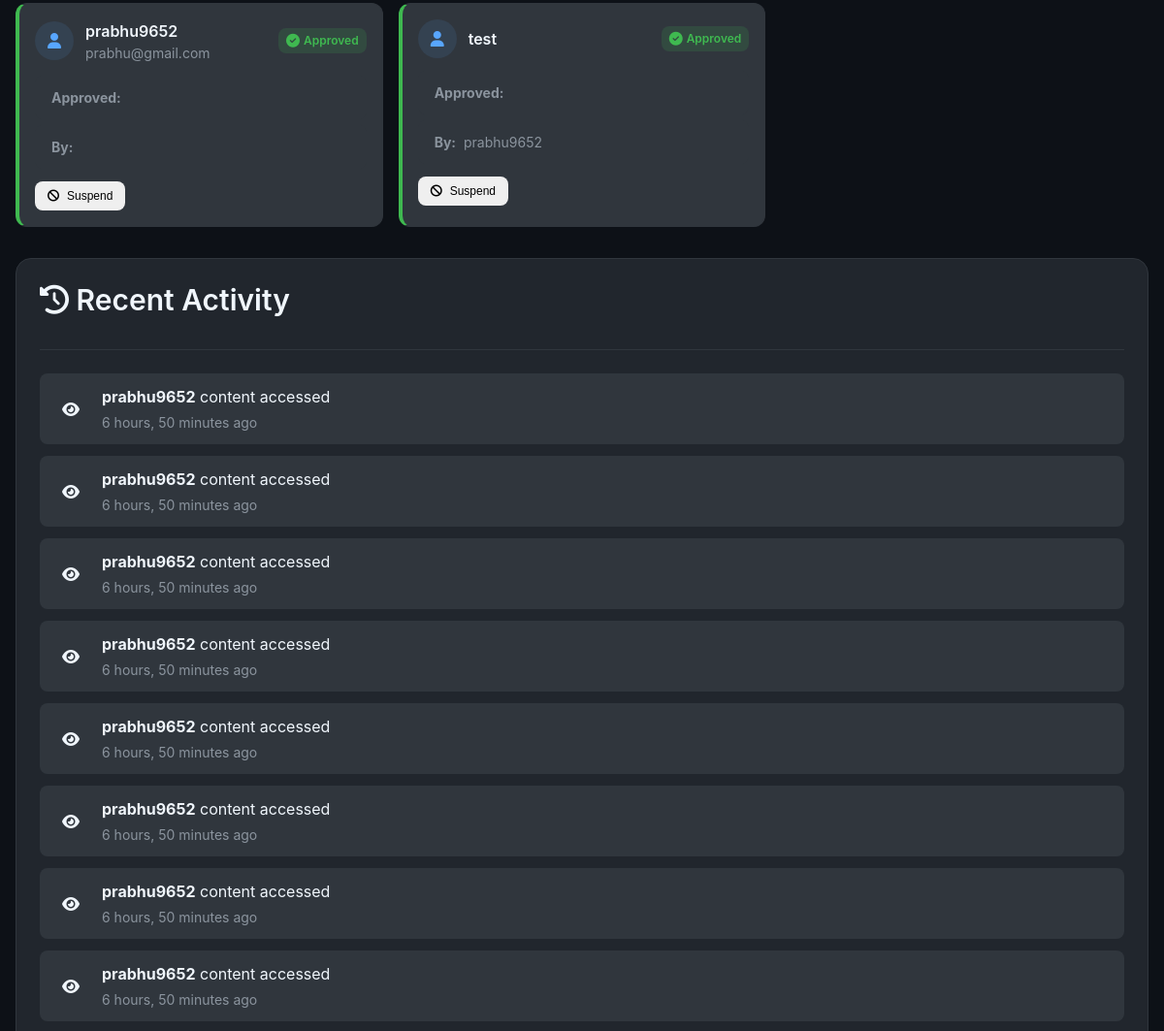
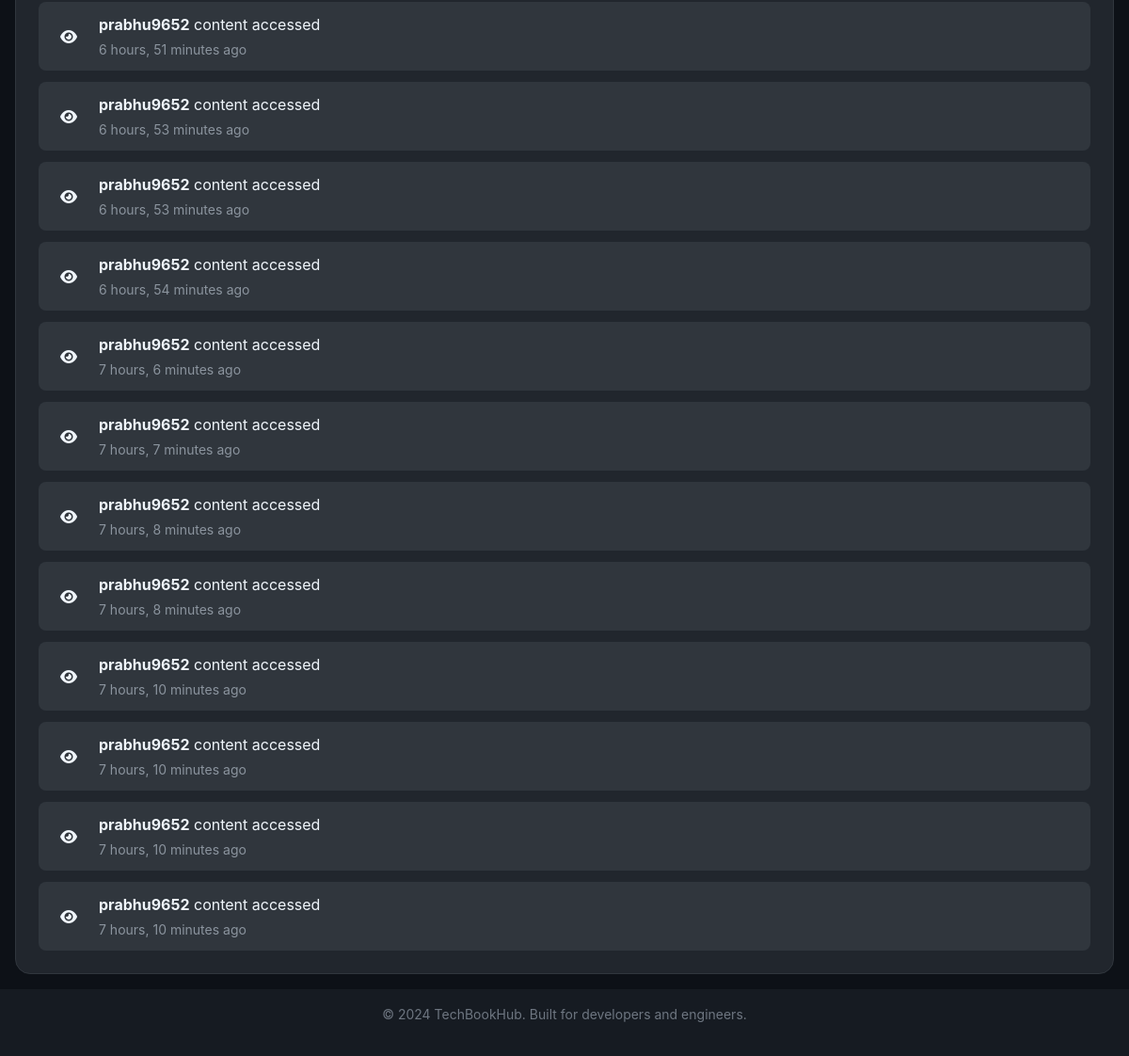
/accounts/admin/access-requests/ (signed in, lower part), run on an earlier commit of the app's database (2 pictures, top to bottom).
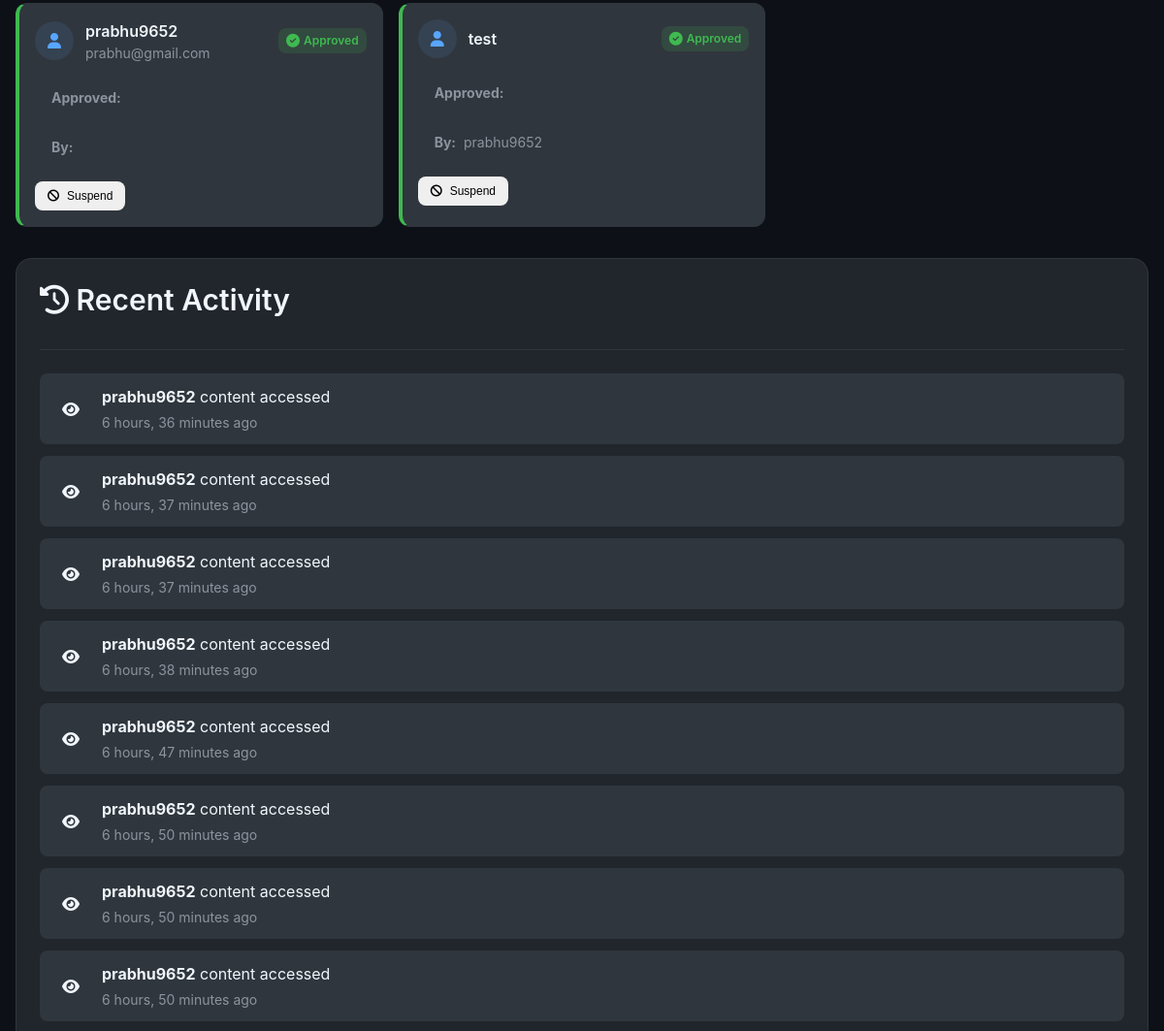
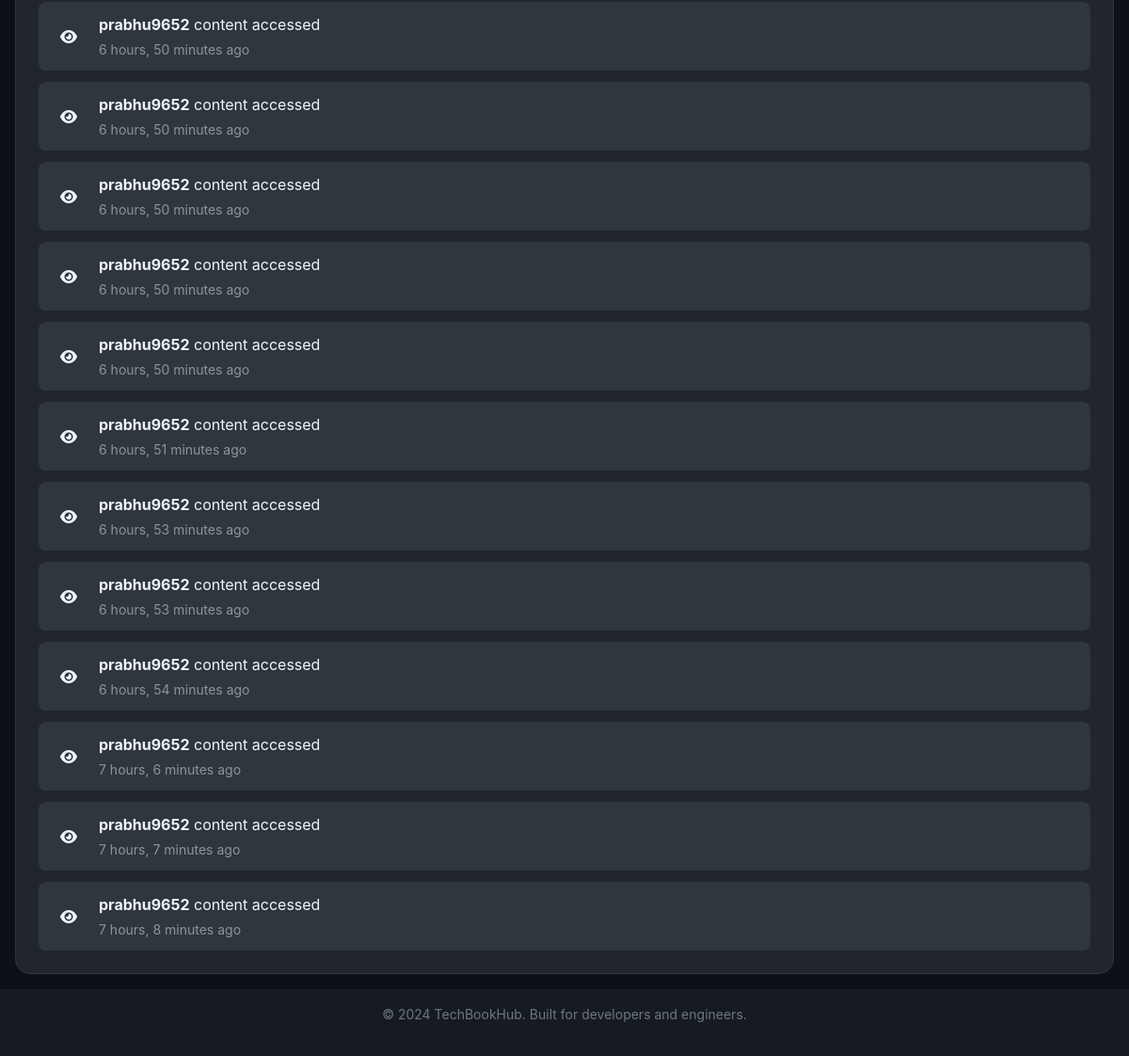
And on a later commit of the database (2 pictures, top to bottom).
### accounts/models.py (models this page shows, shortened)
class UserAccessStatus(models.Model):
    ACCESS_STATUS_CHOICES = [
        ('pending', 'Pending Approval'),
        ('approved', 'Approved'),
        ('rejected', 'Rejected'),
        ('suspended', 'Suspended'),
    ]
    user = models.OneToOneField(User, on_delete=models.CASCADE, related_name='access_status')
    status = models.CharField(max_length=20, choices=ACCESS_STATUS_CHOICES, default='pending')
    requested_at = models.DateTimeField(auto_now_add=True)
    approved_at = models.DateTimeField(null=True, blank=True)
    approved_by = models.ForeignKey(
        User,
        on_delete=models.SET_NULL,
        null=True,
        blank=True,
        related_name='approved_users'
    )
    rejection_reason = models.TextField(blank=True, default='')
    notes = models.TextField(blank=True, default='', help_text='Admin notes about this user')
    class Meta:
        verbose_name = 'User Access Status'
        verbose_name_plural = 'User Access Statuses'
        ordering = ['-requested_at']

class AccessLog(models.Model):
    ACTION_CHOICES = [
        ('requested', 'Access Requested'),
        ('approved', 'Access Approved'),
        ('rejected', 'Access Rejected'),
        ('suspended', 'Access Suspended'),
        ('content_accessed', 'Content Accessed'),
        ('pdf_downloaded', 'PDF Downloaded'),
        ('pdf_viewed', 'PDF Viewed'),
    ]
    user = models.ForeignKey(User, on_delete=models.CASCADE, related_name='access_logs')
    action = models.CharField(max_length=20, choices=ACTION_CHOICES)
    timestamp = models.DateTimeField(auto_now_add=True)
    performed_by = models.ForeignKey(
        User,
        on_delete=models.SET_NULL,
        null=True,
        blank=True,
        related_name='performed_actions'
    )
    ip_address = models.GenericIPAddressField(null=True, blank=True)
    user_agent = models.TextField(blank=True, default='')
    resource_id = models.CharField(max_length=100, blank=True, default='', help_text='ID of accessed resource (e.g., book ID)')
    resource_type = models.CharField(max_length=50, blank=True, default='', help_text='Type of resource (e.g., book, pdf)')
    notes = models.TextField(blank=True, default='')
    class Meta:
        verbose_name = 'Access Log'
        verbose_name_plural = 'Access Logs'
        ordering = ['-timestamp']

### accounts/views.py (the view)
# urls.py: path('admin/access-requests/', views.admin_access_requests, name='accounts.admin_access_requests'),
@admin_required
def admin_access_requests(request):
    pending_requests = AccessRequest.objects.filter(processed=False).select_related('user')
    pending_users = UserAccessStatus.objects.filter(status='pending').select_related('user')
    approved_users = UserAccessStatus.objects.filter(status='approved').select_related('user', 'approved_by')
    rejected_users = UserAccessStatus.objects.filter(status='rejected').select_related('user')
    recent_logs = AccessLog.objects.all()[:20].select_related('user', 'performed_by')
    context = {
        'pending_requests': pending_requests,
        'pending_users': pending_users,
        'approved_users': approved_users,
        'rejected_users': rejected_users,
        'recent_logs': recent_logs,
    }
    return render(request, 'accounts/admin_access_requests.html', context)

### accounts/access_control.py (called while the page is built, shortened)
def user_has_content_access(user):
    if not user or not user.is_authenticated:
        return False
    if user.is_superuser or user.is_staff:
        return True

def admin_required(view_func):
    @wraps(view_func)
    @login_required
    def wrapper(request, *args, **kwargs):
        if not (request.user.is_superuser or request.user.is_staff):
            raise PermissionDenied("Admin access required")
        return view_func(request, *args, **kwargs)
    return wrapper

### accounts/context_processors.py (called while the page is built, shortened)
def access_control_context(request):
    try:
        if hasattr(request, 'user') and request.user and request.user.is_authenticated:
            return {
                'access_context': get_user_access_context(request.user)
            }
    except Exception as e:
        import logging
        logger = logging.getLogger(__name__)
        logger.error(f"Error in access_control_context: {e}")

### accounts/templates/accounts/admin_access_requests.html (shortened to what this page needs)
{% extends 'base.html' %}
{% load static %}
{% block content %}
<div class="container p-8">
  <div class="admin-section">
    <div class="status-overview mb-8">
      <div class="tab-content active" id="approved-tab">
        {% if approved_users %}
          <div class="users-grid">
            {% for status in approved_users %}
              <div class="user-card approved">
                <div class="user-header">
                  <div class="user-avatar">
                    <i class="fas fa-user"></i>
                  </div>
                  <div class="user-details">
                    <div class="user-name">{{ status.user.get_full_name|default:status.user.username }}</div>
                    <div class="user-email">{{ status.user.email }}</div>
                  </div>
                  <div class="status-badge approved">
                    <i class="fas fa-check-circle"></i>
                    Approved
                  </div>
                </div>
                <div class="user-meta">
                  <div class="meta-item">
                    <strong>Approved:</strong> {{ status.approved_at|date:"M d, Y" }}
                  </div>
                  <div class="meta-item">
                    <strong>By:</strong> {{ status.approved_by.username }}
                  </div>
                </div>
                <div class="user-actions">
                  <button class="btn btn-sm btn-warning suspend-btn" data-user-id="{{ status.user.id }}">
                    <i class="fas fa-ban"></i>
                    Suspend
                  </button>
                </div>
              </div>
            {% endfor %}
          </div>
        {% else %}
          <div class="empty-state">
            <i class="fas fa-users"></i>
            <p>No approved users</p>
          </div>
        {% endif %}
      </div>
    </div>
    <div class="section-card">
      <div class="section-header">
        <h2>
          <i class="fas fa-history"></i>
          Recent Activity
        </h2>
      </div>
      {% if recent_logs %}
        <div class="activity-list">
          {% for log in recent_logs %}
            <div class="activity-item">
              <div class="activity-icon">
                {% if log.action == 'approved' %}
                  <i class="fas fa-check-circle text-success"></i>
                {% elif log.action == 'rejected' %}
                  <i class="fas fa-times-circle text-danger"></i>
                {% elif log.action == 'suspended' %}
                  <i class="fas fa-ban text-warning"></i>
                {% elif log.action == 'requested' %}
                  <i class="fas fa-paper-plane text-info"></i>
                {% else %}
                  <i class="fas fa-eye text-secondary"></i>
                {% endif %}
              </div>
              <div class="activity-content">
                <div class="activity-text">
                  <strong>{{ log.user.username }}</strong>
                  {{ log.get_action_display|lower }}
                </div>
                <div class="activity-time">
                  {{ log.timestamp|timesince }} ago
                </div>
              </div>
            </div>
          {% endfor %}
        </div>
      {% else %}
        <div class="empty-state">
          <i class="fas fa-history"></i>
          <p>No recent activity</p>
        </div>
      {% endif %}
    </div>
  </div>
</div>
{% endblock %}

What changed in the data, as far as the page shows it:
no longer on this page (row unchanged): AccessLog: user.username "prabhu9652", action "content accessed", timestamp "7 hours, 8 minutes"
no longer on this page (row unchanged): AccessLog: user.username "prabhu9652", action "content accessed", timestamp "7 hours, 10 minutes"
no longer on this page (row unchanged): AccessLog: user.username "prabhu9652", action "content accessed", timestamp "7 hours, 10 minutes"
no longer on this page (row unchanged): AccessLog: user.username "prabhu9652", action "content accessed", timestamp "7 hours, 10 minutes"
no longer on this page (row unchanged): AccessLog: user.username "prabhu9652", action "content accessed", timestamp "7 hours, 10 minutes"
added AccessLog: user.username "prabhu9652", action "content accessed", timestamp "6 hours, 36 minutes"
added AccessLog: user.username "prabhu9652", action "content accessed", timestamp "6 hours, 37 minutes"
added AccessLog: user.username "prabhu9652", action "content accessed", timestamp "6 hours, 37 minutes"
added AccessLog: user.username "prabhu9652", action "content accessed", timestamp "6 hours, 38 minutes"
added AccessLog: user.username "prabhu9652", action "content accessed", timestamp "6 hours, 47 minutes"
